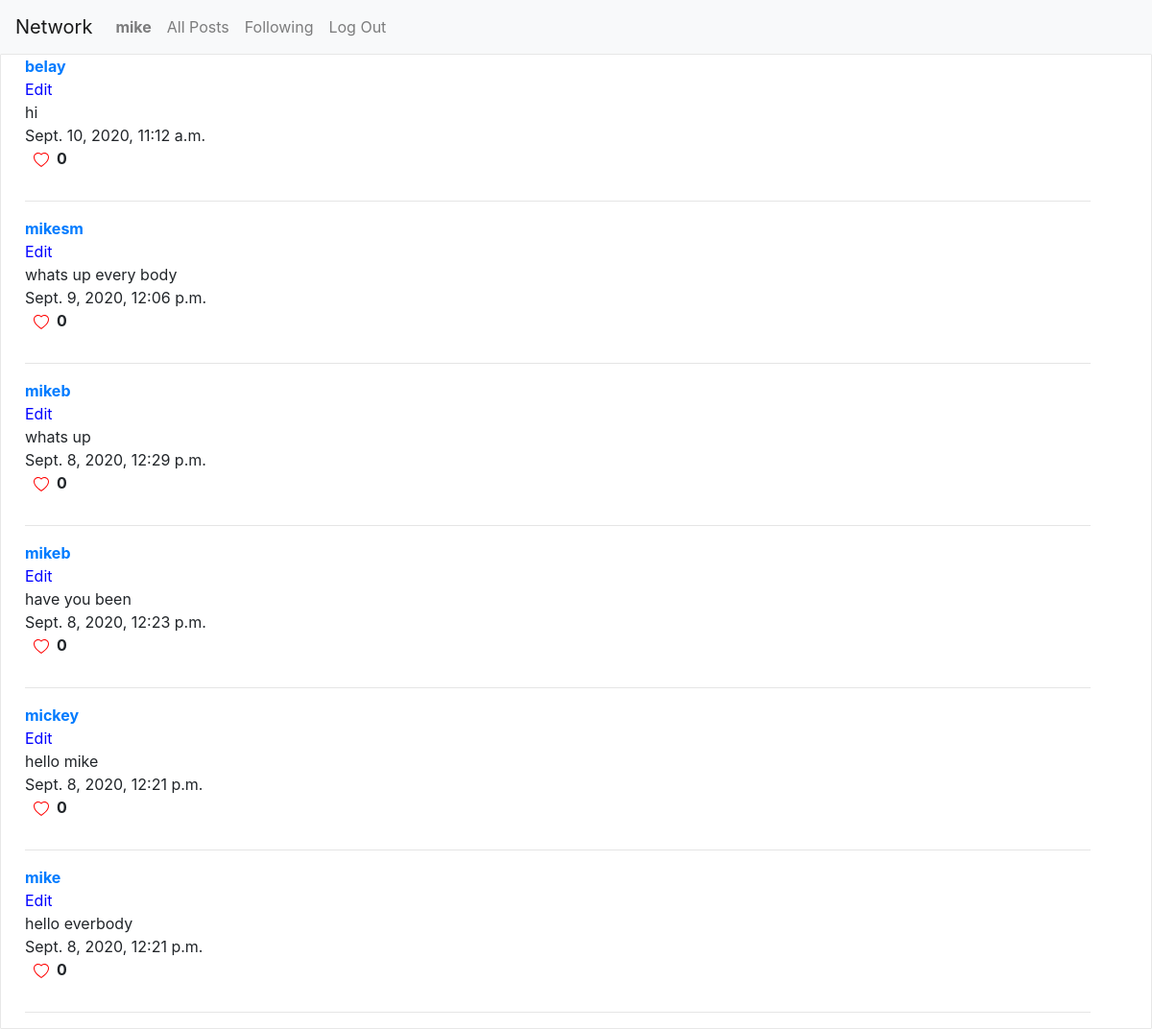
The page / (signed in) on the database its author committed.
### network/models.py (models this page shows, shortened)
class User(AbstractUser):
    pass

class Post(models.Model):
    user = models.ForeignKey(User, on_delete=models.CASCADE, related_name="poster")
    posts = models.TextField(max_length=260)
    time = models.DateTimeField(auto_now_add=True)
    like = models.ManyToManyField(User, blank=True, related_name="liked")

### network/views.py (the view)
# urls.py: path("", views.index, name="index"),
def index(request):
    post = Post.objects.all().order_by("time").reverse()
    return render(request, "network/post.html", {
        "posts": post
    })

### network/templates/network/post.html (shortened to what this page needs)
{% extends "network/layout.html" %}
{% block body %}
    <div id="main">
        {% for post in posts %}
            <div style="margin-left: 10px;" class="container">
                <div><a href="{% url 'user' username=post.user.username %}"><strong>{{ post.user }}</strong></div></a>
                <div class="main">
                    <button class="btn{{ post.id }}" onclick="edit('{{ post.id }}')" value="{{ post.id }}">Edit</button>
                </div>
                <div>{{ post.posts }}</div>
                <div>{{ post.time }}</div>
                <div class="row">
                    <a href="javascript:like({{post.id}})" id="test">
                        <div class="ml-4" id="heart-{{post.id}}">
                        </div>
                    </a>
                    <div class="ml-2">
                        <p class="font-weight-bold" id="likes-{{post.id}}">{{ post.like.all|length }}</p>
                    </div>
                </div>
                <hr>
            </div>
        {% endfor %}
    </div>
{% endblock %}

### network/templates/network/layout.html (shortened to what this page needs)
{% load static %}
<!DOCTYPE html>
<html lang="en">
    <head>
        <link rel="stylesheet" href="https://stackpath.bootstrapcdn.com/bootstrap/4.4.1/css/bootstrap.min.css">
        <link rel="stylesheet" href="https://cdnjs.cloudflare.com/ajax/libs/font-awesome/4.7.0/css/font-awesome.min.css">
        <link href="{% static 'network/styles.css' %}" rel="stylesheet">
    </head>
    <body>
        <nav class="navbar navbar-expand-lg navbar-light bg-light">
            <a class="navbar-brand" href="#">Network</a>
            <div>
              <ul class="navbar-nav mr-auto">
                {% if user.is_authenticated %}
                    <li class="nav-item">
                        <a class="nav-link" href="{% url 'newpost' %}"><strong>{{ user.username }}</strong></a>
                    </li>
                {% endif %}
                <li class="nav-item">
                  <a class="nav-link" href="{% url 'index' %}">All Posts</a>
                </li>
                {% if user.is_authenticated %}
                    <li class="nav-item">
                        <a class="nav-link" href="{% url 'following'%}">Following</a>
                    </li>
                    <li class="nav-item">
                        <a class="nav-link" href="{% url 'logout' %}">Log Out</a>
                    </li>
                {% endif %}
              </ul>
            </div>
          </nav>
        <div class="body">
            {% block body %}
            {% endblock %}
        </div>
    </body>
</html>

### network/static/network/styles.css (style rules this page uses)
#main { border: 1px solid #e7e7e7; border-radius: 1px; background: #fff; }
.main > button { padding: 0px; border: none; background: none; cursor: pointer; color: blue; outline: none; }

### rows shown on the page
User: username "mike"
Post: user "belay", posts "hi", time "Sept. 10, 2020, 11:12 a.m.", like.all|length "0"
Post: user "mikesm", posts "whats up every body", time "Sept. 9, 2020, 12:06 p.m.", like.all|length "0"
Post: user "mikeb", posts "whats up", time "Sept. 8, 2020, 12:29 p.m.", like.all|length "0"
Post: user "mikeb", posts "have you been", time "Sept. 8, 2020, 12:23 p.m.", like.all|length "0"
Post: user "mickey", posts "hello mike", time "Sept. 8, 2020, 12:21 p.m.", like.all|length "0"
Post: user "mike", posts "hello everbody", time "Sept. 8, 2020, 12:21 p.m.", like.all|length "0"
